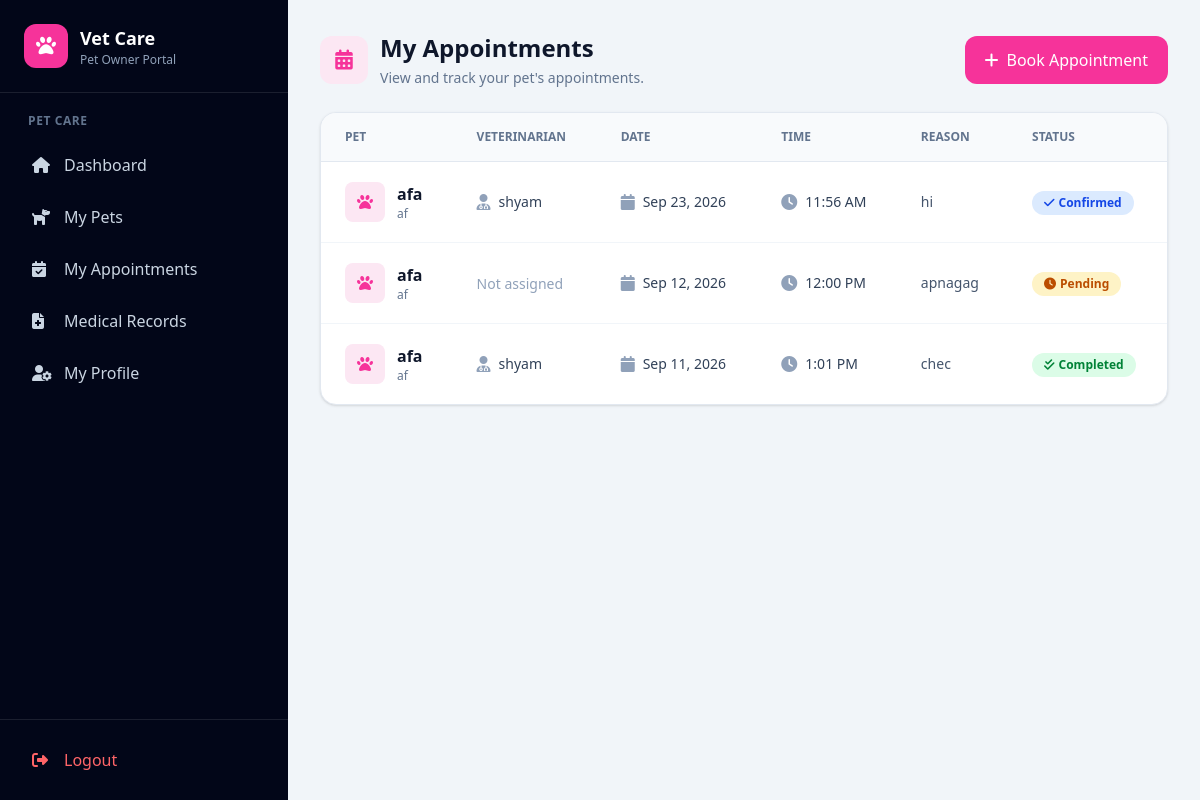
Screenshot of /appointments/appointments/ (signed in) with the database file from the repository.
### appointment/models.py (models this page shows, shortened)
class Appointment(models.Model):
    STATUS_CHOICES = (
        ("PENDING", "Pending"),
        ("CONFIRMED", "Confirmed"),
        ("COMPLETED", "Completed"),
        ("CANCELLED", "Cancelled"),
    )
    animal = models.ForeignKey(
        Animal,  # Updated model reference
        on_delete=models.CASCADE,
        related_name="appointments"
    )
    veterinarian = models.ForeignKey(
        User,
        on_delete=models.SET_NULL,
        null=True,
        blank=True,
        related_name="vet_appointments",
        limit_choices_to={"role": User.VETERINARIAN}
    )
    appointment_date = models.DateField()
    appointment_time = models.TimeField()
    reason = models.TextField()
    status = models.CharField(
        max_length=20,
        choices=STATUS_CHOICES,
        default="PENDING"
    )
    notes = models.TextField(
        blank=True,
        null=True
    )
    created_at = models.DateTimeField(
        auto_now_add=True
    )
    updated_at = models.DateTimeField(
        auto_now=True
    )

### animal/models.py (models this page shows, shortened)
class Animal(models.Model):
    owner = models.ForeignKey(
        User,
        on_delete=models.CASCADE,
        related_name="animals",
        null=True,
        blank=True
    )
    name = models.CharField(max_length=100)
    species = models.CharField(max_length=100)
    breed = models.CharField(
        max_length=100,
        blank=True,
        null=True
    )
    age = models.PositiveIntegerField(
        blank=True,
        null=True
    )
    created_at = models.DateTimeField(
        auto_now_add=True
    )

### account/models.py (models this page shows, shortened)
class User(AbstractUser):
    ADMIN = "ADMIN"
    VETERINARIAN = "VETERINARIAN"
    PET_OWNER = "PET_OWNER"
    ROLE_CHOICES = [
        (ADMIN, "Admin"),
        (VETERINARIAN, "Veterinarian"),
        (PET_OWNER, "Pet Owner"),
    ]
    role = models.CharField(
        max_length=20,
        choices=ROLE_CHOICES,
        default=PET_OWNER
    )
    phone = models.CharField(
        max_length=15,
        blank=True,
        null=True
    )
    address = models.TextField(
        blank=True,
        null=True
    )
    created_at = models.DateTimeField(
        auto_now_add=True
    )
    updated_at = models.DateTimeField(
        auto_now=True
    )

### appointment/views.py (the view)
@login_required
def owner_appointment_list(request):
    if request.user.role != User.PET_OWNER:
        messages.error(
            request,
            "You are not authorized to view appointments."
        )
        return redirect("dashboard")
    appointments = (
        Appointment.objects
        .filter(animal__owner=request.user)
        .select_related("animal", "veterinarian")
        .order_by(
            "-appointment_date",
            "-appointment_time"
        )
    )
    context = {
        "appointments": appointments,
    }
    return render(
        request,
        "appointment/owner_appointments.html",
        context
    )

### appointment/templates/appointment/owner_appointments.html (shortened to what this page needs)
{% extends "ownerbase.html" %}
{% block content %}
<div class="max-w-7xl mx-auto">
    <div class="flex flex-col sm:flex-row
                sm:items-center
                sm:justify-between
                gap-4 mb-6">
        <div>
            <div class="flex items-center gap-3">
                <div class="w-12 h-12
                            rounded-xl
                            bg-pink-100
                            text-pink-500
                            flex items-center justify-center">
                    <i class="fa-solid fa-calendar-days text-xl"></i>
                </div>
                <div>
                    <h1 class="text-2xl font-bold text-slate-900">
                        My Appointments
                    </h1>
                    <p class="text-sm text-slate-500 mt-1">
                        View and track your pet's appointments.
                    </p>
                </div>
            </div>
        </div>
        <a href="{% url 'book-appointment' %}"
           class="inline-flex items-center
                  justify-center
                  px-5 py-3
                  rounded-xl
                  bg-pink-500
                  text-white
                  font-medium
                  hover:bg-pink-600">
            <i class="fa-solid fa-plus mr-2"></i>
            Book Appointment
        </a>
    </div>
    {% if appointments %}
        <div class="hidden md:block
                    bg-white
                    rounded-2xl
                    border border-slate-200
                    shadow-sm
                    overflow-hidden">
            <div class="overflow-x-auto">
                <table class="w-full">
                    <thead class="bg-slate-50
                                  border-b border-slate-200">
                        <tr>
                            <th class="text-left
                                       px-6 py-4
                                       text-xs font-semibold
                                       text-slate-500
                                       uppercase">
                                Pet
                            </th>
                            <th class="text-left
                                       px-6 py-4
                                       text-xs font-semibold
                                       text-slate-500
                                       uppercase">
                                Veterinarian
                            </th>
                            <th class="text-left
                                       px-6 py-4
                                       text-xs font-semibold
                                       text-slate-500
                                       uppercase">
                                Date
                            </th>
                            <th class="text-left
                                       px-6 py-4
                                       text-xs font-semibold
                                       text-slate-500
                                       uppercase">
                                Time
                            </th>
                            <th class="text-left
                                       px-6 py-4
                                       text-xs font-semibold
                                       text-slate-500
                                       uppercase">
                                Reason
                            </th>
                            <th class="text-left
                                       px-6 py-4
                                       text-xs font-semibold
                                       text-slate-500
                                       uppercase">
                                Status
                            </th>
                        </tr>
                    </thead>
                    <tbody class="divide-y divide-slate-100">
                        {% for appointment in appointments %}
                            <tr class="hover:bg-slate-50">
                                <td class="px-6 py-5">
                                    <div class="flex items-center gap-3">
                                        <div class="w-10 h-10
                                                    rounded-lg
                                                    bg-pink-100
                                                    text-pink-500
                                                    flex items-center justify-center">
                                            <i class="fa-solid fa-paw"></i>
                                        </div>
                                        <div>
                                            <p class="font-semibold
                                                      text-slate-900">
                                                {{ appointment.animal.name }}
                                            </p>
                                            <p class="text-xs
                                                      text-slate-500">
                                                {{ appointment.animal.species }}
                                            </p>
                                        </div>
                                    </div>
                                </td>
                                <td class="px-6 py-5">
                                    {% if appointment.veterinarian %}
                                        <div class="flex items-center gap-2">
                                            <i class="fa-solid fa-user-doctor
                                                      text-slate-400"></i>
                                            <span class="text-sm
                                                         text-slate-700">
                                                {{ appointment.veterinarian.get_full_name|default:appointment.veterinarian.username }}
                                            </span>
                                        </div>
                                    {% else %}
                                        <span class="text-sm text-slate-400">
                                            Not assigned
                                        </span>
                                    {% endif %}
                                </td>
                                <td class="px-6 py-5">
                                    <div class="flex items-center gap-2">
                                        <i class="fa-solid fa-calendar
                                                  text-slate-400"></i>
                                        <span class="text-sm
                                                     text-slate-700">
                                            {{ appointment.appointment_date|date:"M d, Y" }}
                                        </span>
                                    </div>
                                </td>
                                <td class="px-6 py-5">
                                    <div class="flex items-center gap-2">
                                        <i class="fa-solid fa-clock
                                                  text-slate-400"></i>
                                        <span class="text-sm
                                                     text-slate-700">
                                            {{ appointment.appointment_time|time:"g:i A" }}
                                        </span>
                                    </div>
                                </td>
                                <td class="px-6 py-5 max-w-xs">
                                    <p class="text-sm
                                              text-slate-600
                                              truncate">
                                        {{ appointment.reason }}
                                    </p>
                                </td>
                                <td class="px-6 py-5">
                                    {% if appointment.status == "PENDING" %}
                                        <span class="inline-flex
                                                     items-center
                                                     px-3 py-1
                                                     rounded-full
                                                     text-xs font-semibold
                                                     bg-amber-100
                                                     text-amber-700">
                                            <i class="fa-solid fa-clock mr-1"></i>
                                            Pending
                                        </span>
                                    {% elif appointment.status == "CONFIRMED" %}
                                        <span class="inline-flex
                                                     items-center
                                                     px-3 py-1
                                                     rounded-full
                                                     text-xs font-semibold
                                                     bg-blue-100
                                                     text-blue-700">
                                            <i class="fa-solid fa-check mr-1"></i>
                                            Confirmed
                                        </span>
                                    {% elif appointment.status == "COMPLETED" %}
                                        <span class="inline-flex
                                                     items-center
                                                     px-3 py-1
                                                     rounded-full
                                                     text-xs font-semibold
                                                     bg-green-100
                                                     text-green-700">
                                            <i class="fa-solid fa-check-double mr-1"></i>
                                            Completed
                                        </span>
                                    {% endif %}
                                </td>
                            </tr>
                        {% endfor %}
                    </tbody>
                </table>
            </div>
        </div>
    {% endif %}
</div>
{% endblock %}

### rows the page displays
Appointment: animal.name "afa", animal.species "af", veterinarian.get_full_name "shyam", appointment_date "Sep 23, 2026", appointment_time "11:56 AM", reason "hi", status "CONFIRMED" (drawn)
Appointment: animal.name "afa", animal.species "af", shows "Not assigned", appointment_date "Sep 12, 2026", appointment_time "12:00 PM", reason "apnagag", status "PENDING" (drawn)
Appointment: animal.name "afa", animal.species "af", veterinarian.get_full_name "shyam", appointment_date "Sep 11, 2026", appointment_time "1:01 PM", reason "chec", status "COMPLETED" (drawn)
